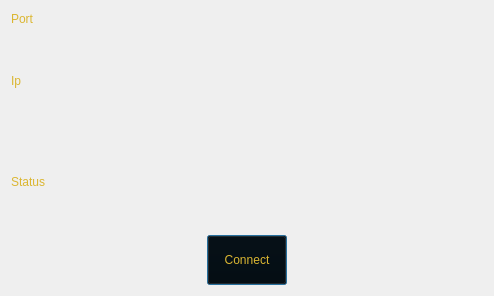
<?xml version="1.0" encoding="UTF-8"?>
<ui version="4.0">
 <class>Client</class>
 <widget class="QDialog" name="Client">
  <property name="geometry">
   <rect>
    <x>0</x>
    <y>0</y>
    <width>494</width>
    <height>296</height>
   </rect>
  </property>
  <property name="windowTitle">
   <string>Client</string>
  </property>
  <property name="windowIcon">
   <iconset resource="../Resource.qrc">
    <normaloff>:/Resource/Icons/tower-broadcast-solid.svg</normaloff>:/Resource/Icons/tower-broadcast-solid.svg</iconset>
  </property>
  <property name="styleSheet">
   <string notr="true">color: rgb(255, 255, 255);
font: italic 32pt &quot;Monotype Corsiva&quot;;
border-image: url(:/Resource/Game/menuBG.jpg);</string>
  </property>
  <layout class="QGridLayout" name="gridLayout">
   <item row="0" column="0">
    <layout class="QHBoxLayout" name="horizontalLayout">
     <item>
      <widget class="QLabel" name="label">
       <property name="styleSheet">
        <string notr="true">border-image: url(:/Pictures/Game/Background.png);
background: transparent;
color: rgb(219, 182, 49);</string>
       </property>
       <property name="text">
        <string>Port</string>
       </property>
      </widget>
     </item>
     <item>
      <widget class="QLineEdit" name="Port">
       <property name="styleSheet">
        <string notr="true">border-image: url(:/Pictures/Game/Background.png);
background: transparent;
color: rgb(219, 182, 49);</string>
       </property>
       <property name="frame">
        <bool>false</bool>
       </property>
      </widget>
     </item>
    </layout>
   </item>
   <item row="1" column="0">
    <layout class="QHBoxLayout" name="horizontalLayout_2">
     <item>
      <widget class="QLabel" name="label_2">
       <property name="styleSheet">
        <string notr="true">border-image: url(:/Pictures/Game/Background.png);
background: transparent;
color: rgb(219, 182, 49);</string>
       </property>
       <property name="text">
        <string>Ip</string>
       </property>
      </widget>
     </item>
     <item>
      <widget class="QLineEdit" name="Ip">
       <property name="sizePolicy">
        <sizepolicy hsizetype="Preferred" vsizetype="Preferred">
         <horstretch>0</horstretch>
         <verstretch>0</verstretch>
        </sizepolicy>
       </property>
       <property name="styleSheet">
        <string notr="true">border-image: url(:/Pictures/Game/Background.png);
background: transparent;
color: rgb(219, 182, 49);</string>
       </property>
       <property name="frame">
        <bool>false</bool>
       </property>
      </widget>
     </item>
    </layout>
   </item>
   <item row="2" column="0">
    <layout class="QHBoxLayout" name="horizontalLayout_4">
     <item>
      <widget class="QLabel" name="label_4">
       <property name="styleSheet">
        <string notr="true">border-image: url(:/Pictures/Game/Background.png);
background: transparent;
color: rgb(219, 182, 49);</string>
       </property>
       <property name="text">
        <string>Status</string>
       </property>
      </widget>
     </item>
     <item>
      <widget class="QLabel" name="Status">
       <property name="styleSheet">
        <string notr="true">border-image: url(:/Pictures/Game/Background.png);
background: transparent;
color: rgb(219, 182, 49);</string>
       </property>
       <property name="text">
        <string/>
       </property>
      </widget>
     </item>
    </layout>
   </item>
   <item row="3" column="0">
    <layout class="QHBoxLayout" name="horizontalLayout_3">
     <item>
      <spacer name="horizontalSpacer">
       <property name="orientation">
        <enum>Qt::Horizontal</enum>
       </property>
       <property name="sizeHint" stdset="0">
        <size>
         <width>40</width>
         <height>20</height>
        </size>
       </property>
      </spacer>
     </item>
     <item>
      <widget class="QPushButton" name="Connect">
       <property name="minimumSize">
        <size>
         <width>0</width>
         <height>50</height>
        </size>
       </property>
       <property name="styleSheet">
        <string notr="true">border-image: url(:/Pictures/Game/Background.png);
background: transparent;
color: rgb(219, 182, 49);</string>
       </property>
       <property name="text">
        <string>Connect</string>
       </property>
      </widget>
     </item>
     <item>
      <spacer name="horizontalSpacer_2">
       <property name="orientation">
        <enum>Qt::Horizontal</enum>
       </property>
       <property name="sizeHint" stdset="0">
        <size>
         <width>40</width>
         <height>20</height>
        </size>
       </property>
      </spacer>
     </item>
    </layout>
   </item>
  </layout>
 </widget>
 <resources>
  <include location="../Resource.qrc"/>
 </resources>
 <connections/>
</ui>
